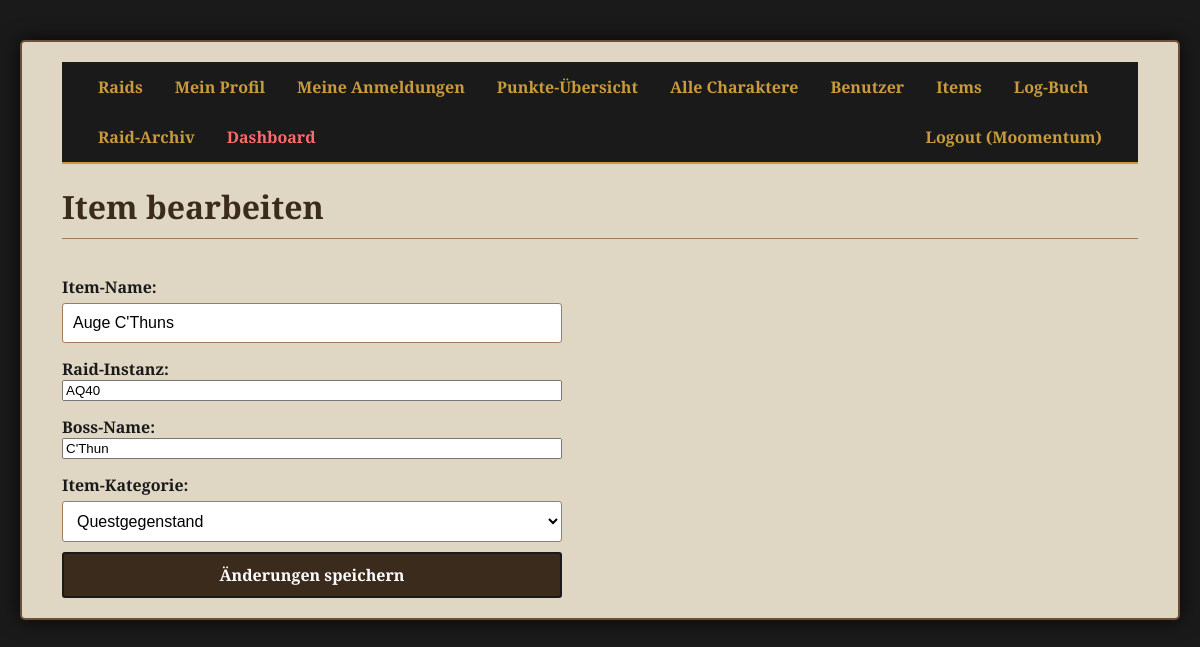
Screenshot of /admin/item/84/bearbeiten (signed in) with the database file from the repository.
### tables this page shows
CREATE TABLE users (id INTEGER PRIMARY KEY AUTOINCREMENT, username TEXT NOT NULL UNIQUE, password_hash TEXT NOT NULL, role TEXT NOT NULL DEFAULT 'member');

CREATE TABLE items (id INTEGER PRIMARY KEY AUTOINCREMENT, item_name TEXT NOT NULL UNIQUE, boss_name TEXT NOT NULL, raid_instanz TEXT NOT NULL, ruestungstyp TEXT);

### app.py (the view, shortened to what this page needs)
@app.route('/admin/item/<int:item_id>/bearbeiten', methods=['GET', 'POST'])
@login_required
@admin_required
def item_bearbeiten(item_id):
    conn = get_db_connection(); item = conn.execute('SELECT * FROM items WHERE id = ?', (item_id,)).fetchone(); raid_instanzen = conn.execute('SELECT DISTINCT raid_instanz FROM items ORDER BY raid_instanz').fetchall(); boss_namen = conn.execute('SELECT DISTINCT boss_name FROM items ORDER BY boss_name').fetchall()
    conn.close(); return render_template('item_bearbeiten.html', item=item, raid_instanzen=raid_instanzen, boss_namen=boss_namen)

### app.py (called while the page is built)
@login_manager.user_loader
def load_user(user_id):
    conn = get_db_connection(); user_data = conn.execute('SELECT * FROM users WHERE id = ?', (user_id,)).fetchone(); conn.close()
    return User(id=user_data['id'], username=user_data['username'], role=user_data['role']) if user_data else None

def admin_required(f):
    @wraps(f)
    def decorated_function(*args, **kwargs):
        if not current_user.is_authenticated or current_user.role != 'admin':
            flash('Für diese Aktion sind Admin-Rechte erforderlich.', 'error'); return redirect(url_for('raid_liste'))
        return f(*args, **kwargs)
    return decorated_function

def get_db_connection():
    conn = sqlite3.connect('loot_system.db'); conn.execute("PRAGMA foreign_keys = ON"); conn.row_factory = sqlite3.Row
    return conn

### templates/item_bearbeiten.html (shortened to what this page needs)
{% extends "base.html" %}
{% block content %}
    <h1>Item bearbeiten</h1>
    <form method="post">
        <label for="item_name">Item-Name:</label>
        <input type="text" id="item_name" name="item_name" value="{{ item.item_name }}" required>
        <label for="raid_instanz">Raid-Instanz:</label>
        <input list="raid_namen" id="raid_instanz" name="raid_instanz" value="{{ item.raid_instanz }}" required>
        <label for="boss_name">Boss-Name:</label>
        <input list="boss_namen" id="boss_name" name="boss_name" value="{{ item.boss_name }}" required>
        <label for="ruestungstyp">Item-Kategorie:</label>
        <select name="ruestungstyp" id="ruestungstyp">
            {% set kategorien = {
                "Rüstung": ["Stoff", "Leder", "Kette", "Platte"],
                "Waffen": ["Einhand", "Zweihand", "Schildhand", "Schusswaffe", "Zauberstab", "Wurfwaffe"],
                "Schmuck": ["Ring", "Hals", "Schmuckstück", "Relikt", "Umhang"],
                "Sonstiges": ["Questgegenstand", "Rezept", "Reittier", "Sonstiges"]
            } %}
            {% for gruppe, typen in kategorien.items() %}
                <optgroup label="{{ gruppe }}">
                    {% for typ in typen %}
                        <option value="{{ typ }}" {% if item.ruestungstyp == typ %}selected{% endif %}>{{ typ }}</option>
                    {% endfor %}
                </optgroup>
            {% endfor %}
        </select>
        <button type="submit">Änderungen speichern</button>
    </form>
{% endblock %}

### templates/base.html (shortened to what this page needs)
<!DOCTYPE html>
<html lang="de">
<head>
    <link rel="stylesheet" href="{{ url_for('static', filename='css/style.css') }}">
</head>
<body>
    <div class="container">
        <nav class="navbar">
            <a href="{{ url_for('raid_liste') }}">Raids</a>
            {% if current_user.is_authenticated %}
                <a href="{{ url_for('profil') }}">Mein Profil</a>
                <a href="{{ url_for('meine_anmeldungen') }}">Meine Anmeldungen</a>
                <a href="{{ url_for('punkte_uebersicht') }}">Punkte-Übersicht</a>
                {% if current_user.role == 'admin' %}
                    <a href="{{ url_for('admin_charakter_liste') }}">Alle Charaktere</a>
                    <a href="{{ url_for('admin_user_liste') }}">Benutzer</a>
                    <a href="{{ url_for('item_liste') }}">Items</a>
                    <a href="{{ url_for('log_liste') }}">Log-Buch</a>
                    <a href="{{ url_for('archiv_liste') }}">Raid-Archiv</a>
                    <a href="{{ url_for('dashboard') }}" style="color: #ff6b6b;">Dashboard</a>
                {% endif %}
                <a href="{{ url_for('logout') }}" style="float: right;">Logout ({{ current_user.username }})</a>
            {% else %}
                <a href="{{ url_for('login') }}" style="float: right;">Login</a>
                <a href="{{ url_for('register') }}" style="float: right;">Registrieren</a>
            {% endif %}
        </nav>
        <div class="content">
            {% block content %}{% endblock %}
        </div>
    </div>
</body>
</html>

### static/css/style.css (style rules this page uses)
body { background-image: url('https://upload.wikimedia.org/wikipedia/commons/b/b8/Classic_Stranglethorn_Vale.jpeg'); background-color: #1a1a1a; background-size: cover; background-attachment: fixed; background-position: center; font-family: 'Cinzel', serif; color: #1a1a1a; margin: 0; padding: 20px; }
.container { max-width: 1200px; margin: 20px auto; padding: 20px 40px; background-color: rgba(245, 235, 215, 0.9); border: 2px solid #6b4f3a; border-radius: 5px; box-shadow: 0 0 20px rgba(0,0,0,0.75); }
.navbar { background-color: #1a1a1a; border-bottom: 2px solid #c89b3c; overflow: hidden; padding: 0 20px; }
.navbar a { float: left; display: block; color: #c89b3c; text-align: center; padding: 14px 16px; text-decoration: none; font-weight: 700; transition: all 0.3s ease; }
h1, h2 { color: #3b2b1d; border-bottom: 1px solid #9e7c5e; padding-bottom: 10px; font-weight: 700; }
form { display: flex; flex-direction: column; max-width: 500px; margin-top: 20px; }
label { margin-top: 15px; font-weight: 700; }
input[type="text"], input[type="date"], input[type="time"], input[type="number"], select, textarea { padding: 10px; margin-top: 5px; border: 1px solid #9e7c5e; border-radius: 3px; background-color: #fff; font-family: 'Arial', sans-serif; font-size: 16px; }
.button, button { display: inline-block; background-color: #3b2b1d; color: #FFFFFF; padding: 10px 15px; margin-top: 10px; text-decoration: none; border: 2px solid #1a1a1a; border-radius: 3px; font-family: 'Cinzel', serif; font-weight: 700; font-size: 16px; cursor: pointer; text-align: center; transition: all 0.2s ease-in-out; }

### rows the page displays
users: username "Moomentum"
items: item_name "Auge C'Thuns", raid_instanz "AQ40", boss_name "C'Thun", ruestungstyp "Questgegenstand"
